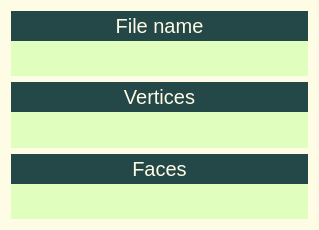
         <widget class="QFrame" name="frame_FileInfo">
          <property name="sizePolicy">
           <sizepolicy hsizetype="Preferred" vsizetype="Expanding">
            <horstretch>0</horstretch>
            <verstretch>0</verstretch>
           </sizepolicy>
          </property>
          <property name="minimumSize">
           <size>
            <width>319</width>
            <height>230</height>
           </size>
          </property>
          <property name="styleSheet">
           <string notr="true">QFrame{
background-color: rgb(255, 252, 229);
color: rgb(36, 71, 71);
font-size: 20px;
border-style: outset;
border-width:0px;
border-radius: 0px;
border-color: rgb(71, 94, 76);
color: rgb(29, 15, 30);
background-color: rgb(224, 255, 190);
background-color: rgb(255, 252, 229);
color: rgb(255, 110, 112);
}</string>
          </property>
          <property name="frameShape">
           <enum>QFrame::StyledPanel</enum>
          </property>
          <property name="frameShadow">
           <enum>QFrame::Raised</enum>
          </property>
          <layout class="QVBoxLayout" name="verticalLayout">
           <item>
            <layout class="QVBoxLayout" name="verticalLayout_3" stretch="1,2">
             <property name="spacing">
              <number>0</number>
             </property>
             <item>
              <widget class="QLabel" name="label_18">
               <property name="sizePolicy">
                <sizepolicy hsizetype="Preferred" vsizetype="Expanding">
                 <horstretch>0</horstretch>
                 <verstretch>0</verstretch>
                </sizepolicy>
               </property>
               <property name="minimumSize">
                <size>
                 <width>0</width>
                 <height>30</height>
                </size>
               </property>
               <property name="styleSheet">
                <string notr="true">QLabel {
	font: 700 14pt ;
font-size: 20px;
background-color: rgb(36, 71, 71);
color: rgb(255, 252, 229);
border-radius: 0px;

}</string>
               </property>
               <property name="text">
                <string>File name</string>
               </property>
               <property name="alignment">
                <set>Qt::AlignCenter</set>
               </property>
              </widget>
             </item>
             <item>
              <widget class="QLabel" name="lbl_FlieName">
               <property name="sizePolicy">
                <sizepolicy hsizetype="Preferred" vsizetype="Expanding">
                 <horstretch>0</horstretch>
                 <verstretch>0</verstretch>
                </sizepolicy>
               </property>
               <property name="styleSheet">
                <string notr="true">QLabel {
background-color: rgb(224, 255, 190);
color: rgb(36, 36, 36);
font-size: 16px;
border-style: outset;
border-width:0px;
border-radius: 0px;
border-color: rgb(71, 94, 76);
}</string>
               </property>
               <property name="text">
                <string/>
               </property>
               <property name="alignment">
                <set>Qt::AlignCenter</set>
               </property>
              </widget>
             </item>
            </layout>
           </item>
           <item>
            <layout class="QVBoxLayout" name="verticalLayout_5" stretch="1,2">
             <property name="spacing">
              <number>0</number>
             </property>
             <item>
              <widget class="QLabel" name="label_19">
               <property name="sizePolicy">
                <sizepolicy hsizetype="Preferred" vsizetype="Expanding">
                 <horstretch>0</horstretch>
                 <verstretch>0</verstretch>
                </sizepolicy>
               </property>
               <property name="minimumSize">
                <size>
                 <width>0</width>
                 <height>30</height>
                </size>
               </property>
               <property name="styleSheet">
                <string notr="true">QLabel {
	font: 700 14pt ;
font-size: 20px;
background-color: rgb(36, 71, 71);
color: rgb(255, 252, 229);
border-radius: 0px;

}</string>
               </property>
               <property name="text">
                <string>Vertices</string>
               </property>
               <property name="alignment">
                <set>Qt::AlignCenter</set>
               </property>
              </widget>
             </item>
             <item>
              <widget class="QLabel" name="lbl_NumVertices">
               <property name="sizePolicy">
                <sizepolicy hsizetype="Preferred" vsizetype="Expanding">
                 <horstretch>0</horstretch>
                 <verstretch>0</verstretch>
                </sizepolicy>
               </property>
               <property name="styleSheet">
                <string notr="true">QLabel {
background-color: rgb(224, 255, 190);
color: rgb(36, 36, 36);
font-size: 16px;
border-style: outset;
border-width:0px;
border-radius: 0px;
border-color: rgb(71, 94, 76);
}</string>
               </property>
               <property name="text">
                <string/>
               </property>
               <property name="alignment">
                <set>Qt::AlignCenter</set>
               </property>
              </widget>
             </item>
            </layout>
           </item>
           <item>
            <layout class="QVBoxLayout" name="verticalLayout_6" stretch="1,2">
             <property name="spacing">
              <number>0</number>
             </property>
             <item>
              <widget class="QLabel" name="label_20">
               <property name="sizePolicy">
                <sizepolicy hsizetype="Preferred" vsizetype="Expanding">
                 <horstretch>0</horstretch>
                 <verstretch>0</verstretch>
                </sizepolicy>
               </property>
               <property name="minimumSize">
                <size>
                 <width>0</width>
                 <height>30</height>
                </size>
               </property>
               <property name="styleSheet">
                <string notr="true">QLabel {
	font: 700 14pt ;
font-size: 20px;
background-color: rgb(36, 71, 71);
color: rgb(255, 252, 229);
border-radius: 0px;

}</string>
               </property>
               <property name="text">
                <string>Faces</string>
               </property>
               <property name="alignment">
                <set>Qt::AlignCenter</set>
               </property>
              </widget>
             </item>
             <item>
              <widget class="QLabel" name="lbl_NumFaces">
               <property name="sizePolicy">
                <sizepolicy hsizetype="Preferred" vsizetype="Expanding">
                 <horstretch>0</horstretch>
                 <verstretch>0</verstretch>
                </sizepolicy>
               </property>
               <property name="styleSheet">
                <string notr="true">QLabel {
background-color: rgb(224, 255, 190);
color: rgb(36, 36, 36);
font-size: 16px;
border-style: outset;
border-width:0px;
border-radius: 0px;
border-color: rgb(71, 94, 76);
}</string>
               </property>
               <property name="text">
                <string/>
               </property>
               <property name="alignment">
                <set>Qt::AlignCenter</set>
               </property>
              </widget>
             </item>
            </layout>
           </item>
          </layout>
         </widget>
